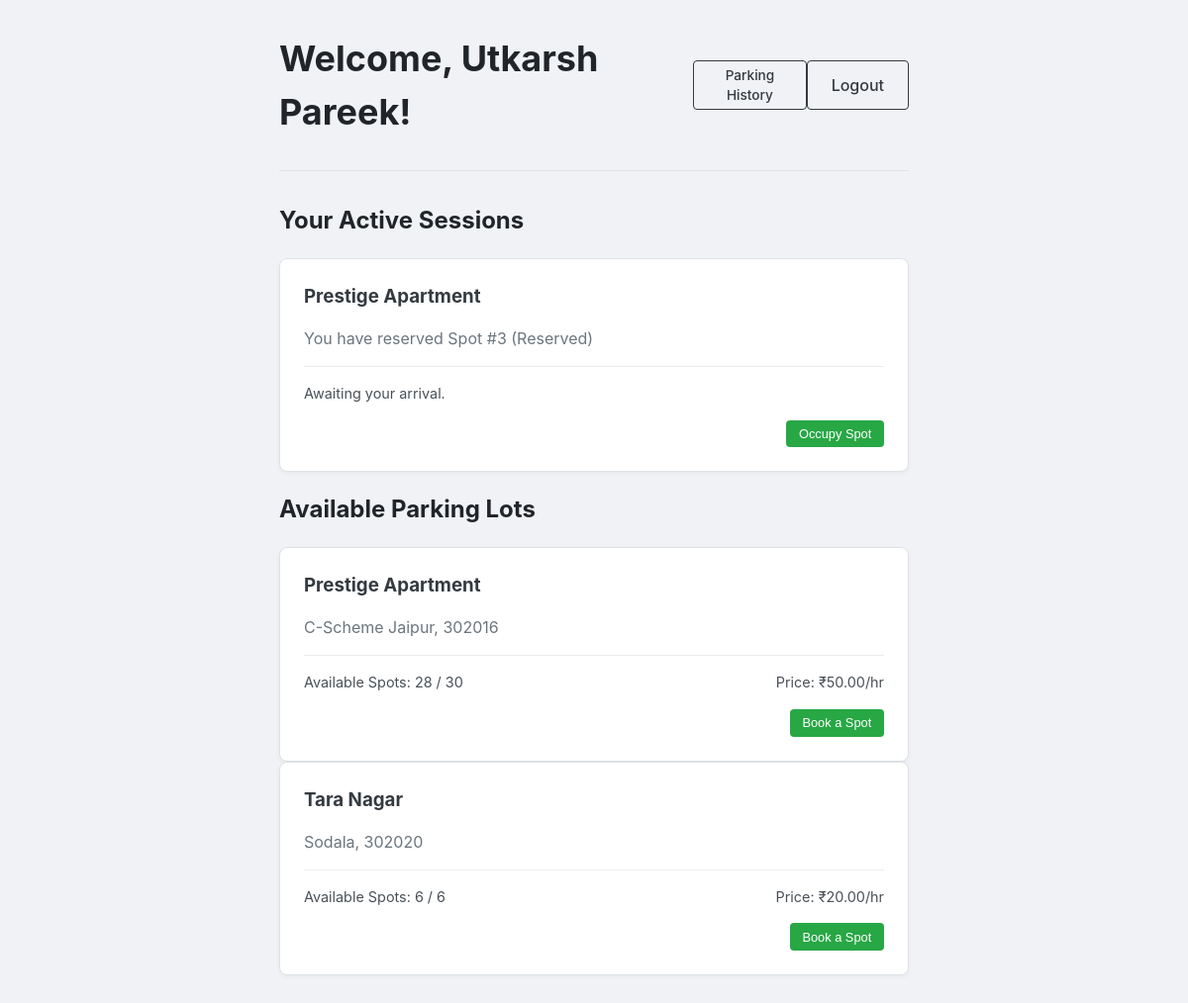
Page /user/dashboard (signed in) on the earlier database version.
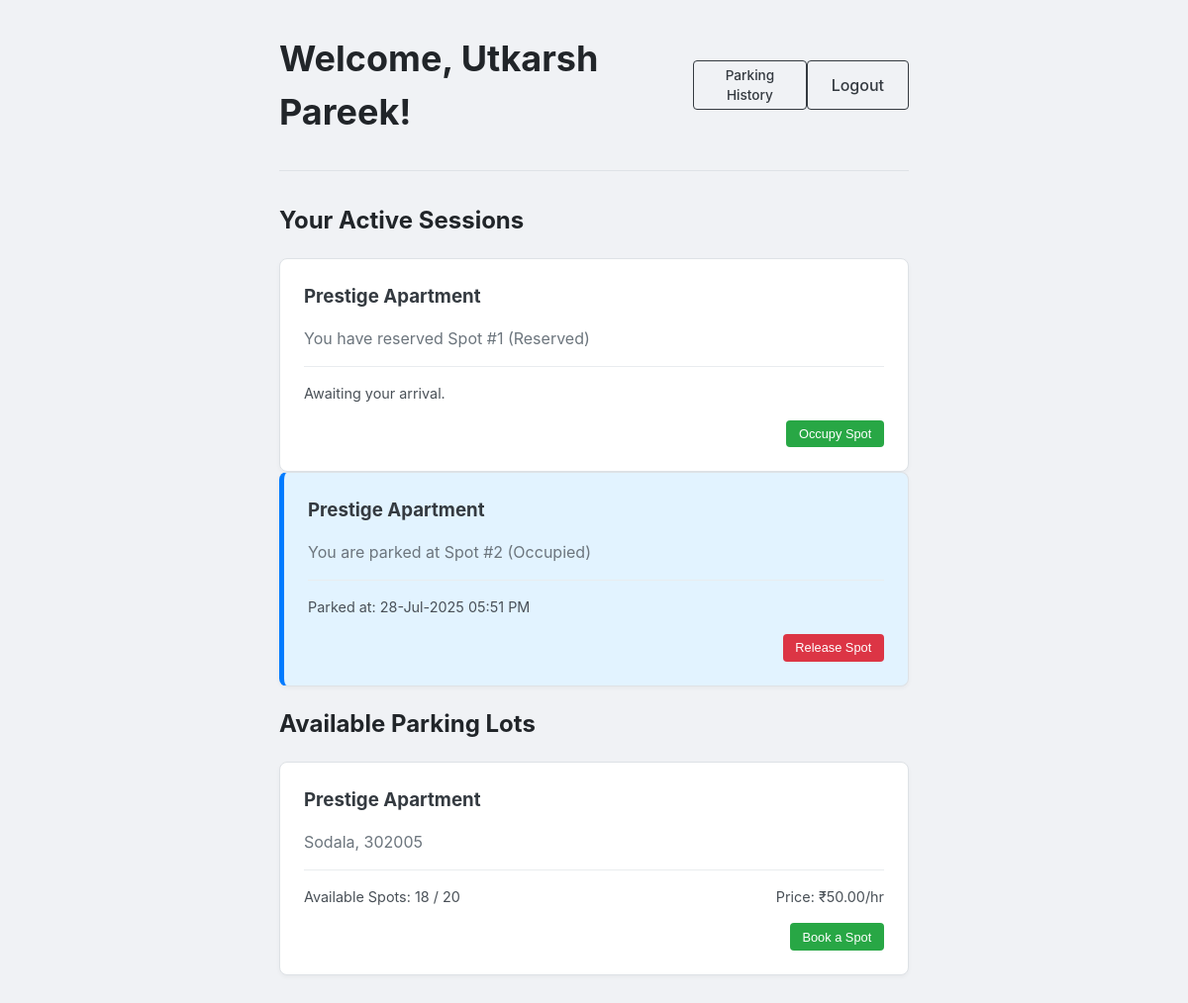
Same page on the later database version.
### models/database.py (models this page shows)
class Reservation(db.Model):
    __tablename__ = 'reservation'
    id = db.Column(db.Integer, primary_key=True)
    spot_id = db.Column(db.Integer, db.ForeignKey('parking_spot.id'), nullable=False)
    user_id = db.Column(db.Integer, db.ForeignKey('user.id'), nullable=False)
    start_time = db.Column(db.DateTime, nullable=True)
    end_time = db.Column(db.DateTime, nullable=True)
    total_cost = db.Column(db.Float, nullable=True)

class ParkingLot(db.Model):
    __tablename__ = 'parking_lot'
    id = db.Column(db.Integer, primary_key=True)
    name = db.Column(db.String(50), nullable=False)
    address = db.Column(db.String(100), nullable=False)
    pincode = db.Column(db.String(10), nullable=False)
    capacity = db.Column(db.Integer, nullable=False)
    price_per_hour = db.Column(db.Float, nullable=False)
    spots = db.relationship('ParkingSpot', backref='lot', lazy=True, cascade="all, delete-orphan")

class ParkingSpot(db.Model):
    __tablename__ = 'parking_spot'
    id = db.Column(db.Integer, primary_key=True)
    lot_id = db.Column(db.Integer, db.ForeignKey('parking_lot.id'), nullable=False)
    spot_number = db.Column(db.Integer, nullable=False)
    status = db.Column(db.String(1), default='A', nullable=False) # 'A' for Available, 'O' for Occupied, 'R' for Reserved
    reservations = db.relationship('Reservation', backref='spot', lazy=True, cascade="all, delete-orphan")

### routes/user_routes.py (the view)
@user_bp.route('/user/dashboard')
def user_dashboard():
    if 'user_id' not in session:
        flash('You must be logged in to view this page.', 'danger')
        return redirect(url_for('auth.login'))
    print(f"--- DEBUG: Checking for reservations for user_id: {session.get('user_id')} ---")
    active_reservations = Reservation.query.filter(
        Reservation.user_id == session['user_id'],
        Reservation.end_time.is_(None)
    ).all()
    print(f"--- DEBUG: Query found these reservations: {active_reservations} ---")
    lots = ParkingLot.query.all()
    return render_template('user/user_dashboard.html', lots=lots, active_reservations=active_reservations)

### app.py (called while the page is built)
def to_ist(utc_dt):
    if utc_dt is None:
        return ""
    utc_dt = utc_dt.replace(tzinfo=ZoneInfo("UTC"))
    return utc_dt.astimezone(ZoneInfo("Asia/Kolkata"))

### templates/user/user_dashboard.html (shortened to what this page needs)
{% extends "layout.html" %}
{% block content %}
<div class="dashboard-container">
    <div class="dashboard-header">
        <h1>Welcome, {{ session.full_name }}!</h1>
        <a href="{{ url_for('user.parking_history') }}" class="btn btn-outline btn-sm">Parking History</a>
        <a href="{{ url_for('auth.logout') }}" class="btn btn-outline">Logout</a>
    </div>
    <hr>
    {% if active_reservations %}
    <h2>Your Active Sessions</h2>
    {% for reservation in active_reservations %}
        {% if reservation.start_time %}
            <div class="lot-card active-session mb-3"> <h3>{{ reservation.spot.lot.name }}</h3>
                <p class="lot-meta">You are parked at Spot #{{ reservation.spot.spot_number }} (Occupied)</p>
                <div class="lot-details">
                    <span>Parked at: {{ (reservation.start_time | to_ist).strftime('%d-%b-%Y %I:%M %p') }}</span>
                </div>
                <div class="lot-actions">
                    <form method="POST" action="{{ url_for('user.release_spot', reservation_id=reservation.id) }}">
                        <button type="submit" class="btn-action btn-delete">Release Spot</button>
                    </form>
                </div>
            </div>
        {% else %}
            <div class="lot-card reserved-session mb-3"> <h3>{{ reservation.spot.lot.name }}</h3>
                <p class="lot-meta">You have reserved Spot #{{ reservation.spot.spot_number }} (Reserved)</p>
                <div class="lot-details">
                    <span>Awaiting your arrival.</span>
                </div>
                <div class="lot-actions">
                    <form method="POST" action="{{ url_for('user.occupy_spot', reservation_id=reservation.id) }}">
                        <button type="submit" class="btn-action btn-book">Occupy Spot</button>
                    </form>
                </div>
            </div>
        {% endif %}
    {% endfor %}
{% endif %}
    <h2>Available Parking Lots</h2>
    {% for lot in lots %}
        {% set available_spots = lot.spots|selectattr('status', 'equalto', 'A')|list|length %}
        {% if available_spots > 0 %}
        <div class="lot-card">
            <h3>{{ lot.name }}</h3>
            <p class="lot-meta">{{ lot.address }}, {{ lot.pincode }}</p>
            <div class="lot-details">
                <span>Available Spots: {{ available_spots }} / {{ lot.capacity }}</span>
                <span>Price: ₹{{ "%.2f"|format(lot.price_per_hour) }}/hr</span>
            </div>
            <div class="lot-actions">
                <form method="POST" action="{{ url_for('user.book_spot', lot_id=lot.id) }}">
                    <button type="submit" class="btn-action btn-book">Book a Spot</button>
                </form>
            </div>
        </div>
        {% endif %}
    {% endfor %}
</div>
{% endblock %}

Differences in the rows shown:
removed Reservation: spot.lot.name "Prestige Apartment", spot.spot_number "3"
removed ParkingLot: name "Tara Nagar", address "Sodala", pincode "302020", capacity "6", price_per_hour "20.00"
now on this page (row edited): Reservation: spot.lot.name "Prestige Apartment", spot.spot_number "1"
now on this page (row edited): Reservation: spot.lot.name "Prestige Apartment", spot.spot_number "2", start_time "28-Jul-2025 05:51 PM"
changed ParkingLot "Prestige Apartment": address "C-Scheme Jaipur" → "Sodala"; pincode "302016" → "302005"; available_spots "28" → "18"; capacity "30" → "20"
